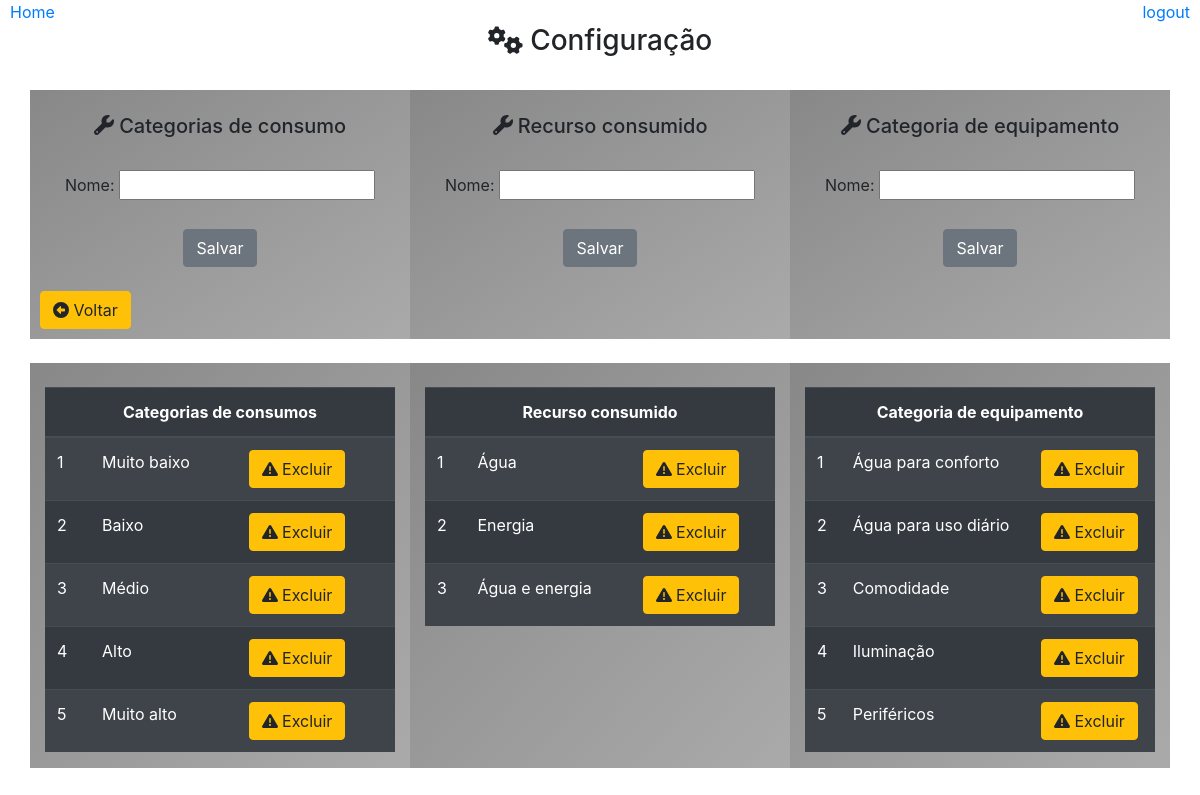
Page /configurar/ on the committed database.
### core/models.py (models this page shows)
class Categoria(models.Model):
    nome = models.CharField(max_length=30)
    class Meta:
        db_table = 'categoria'

class TipoConsumo(models.Model):
    nome = models.CharField(max_length=30)
    class Meta:
        db_table = 'tipo_consumo'

class TipoEquipamento(models.Model):
    nome = models.CharField(max_length=30)
    class Meta:
        db_table = 'tipo_equipamento'

### core/pages/configuracoes/views.py (the view)
# urls.py: path('configurar/', configurar.Configurar),
def Configurar(request):
    categorias = Categoria.objects.all()
    consumos = TipoConsumo.objects.all()
    tipoEquipamentos = TipoEquipamento.objects.all()
    dados = {
            'titulo':'Configurações',
            'categorias': categorias,
            'consumos': consumos,
            'tipoEquipamentos': tipoEquipamentos
        }
    return render(request, 'configuracoes/configurar.html', dados)

### templates/configuracoes/configurar.html
{% extends "model-page.html" %}
{% block content %}
<div align='center' class="container">
    <br>
    <h3><i class="fas fa-cogs"></i> Configuração</h3><br>
    <div class="row">
        <div class="col col-6 col-sm-6 col-md-4 col-lg-4 col-xs-4 container box-gray">
            <br>
            <h5><i class="fa fa-wrench"></i> Categorias de consumo</h5>
            <br>
            <form action="categorias/submit" method="POST"> {% csrf_token %}
                <label>Nome: </label>
                <input type="text" name="nome" maxlength="30"/> <br><br>
                <button class="btn btn-secondary" type="submit">Salvar</button>
            </form>
            <br>
            <a type="button" class="btn btn-warning"style="position: absolute; left: 10px;" href="/configurar/menu">
                <i class='fas fa-arrow-alt-circle-left'></i> Voltar
            </a>
            <br><br>
        </div>
        <div class="col col-6 col-sm-6 col-md-4 col-lg-4 col-xs-4 container box-gray">
            <br>
            <h5><i class="fa fa-wrench"></i> Recurso consumido</h5>
            <br>
            <form action="recursos/submit" method="POST"> {% csrf_token %}
                <label>Nome: </label>
                <input type="text" name="nome" maxlength="30"/> <br><br>
                <button class="btn btn-secondary" type="recursos/submit">Salvar</button>
            </form>
        </div>
        <div class="col col-6 col-sm-6 col-md-4 col-lg-4 col-xs-4 container box-gray">
            <br>
            <h5><i class="fa fa-wrench"></i> Categoria de equipamento</h5>
            <br>
            <form action="categoria/equipamento/submit" method="POST"> {% csrf_token %}
                <label>Nome: </label>
                <input type="text" name="nome" maxlength="30"/> <br><br>
                <button class="btn btn-secondary" type="submit">Salvar</button>
            </form>
        </div>
    </div><br>
    <div class="row">
        <div class="col col-6 col-sm-6 col-md-4 col-lg-4 col-xs-4 container box-gray"><br>
            <table class="table table-striped table-dark">
                <thead>
                    <tr align="center">
                      <th colspan="3">Categorias de consumos</th>
                    </tr>
                  </thead>
                {% for item in categorias %}
                    <tr>
                        <td>
                            {{item.id}}
                        </td>
                        <td>
                            {{item.nome}}
                        </td>
                        <td>
                            <a class="btn btn-warning" href="categorias/excluir/{{item.id}}/">
                                <i class="fas fa-exclamation-triangle"></i> Excluir
                            </a>
                        </td>
                    </tr>
                {% endfor %}
            </table>
        </div>
        <div class="col col-6 col-sm-6 col-md-4 col-lg-4 col-xs-4 container box-gray"><br>
            <table class="table table-striped table-dark">
                <thead>
                    <tr align="center">
                        <th colspan="3"> Recurso consumido</th>
                    </tr>
                </thead>
                {% for item in consumos %}
                    <tr>
                        <td>
                            {{item.id}}
                        </td>
                        <td>
                            {{item.nome}}
                        </td>
                        <td>
                            <a class="btn btn-warning" href="recursos/excluir/{{item.id}}/">
                                <i class="fas fa-exclamation-triangle"></i> Excluir
                            </a>
                        </td>
                    </tr>
                {% endfor %}
            </table>
        </div>
        <div class="col col-6 col-sm-6 col-md-4 col-lg-4 col-xs-4 container box-gray"><br>
            <table class="table table-striped table-dark">
                <thead>
                    <tr align="center">
                        <th colspan="3">Categoria de equipamento</th>
                    </tr>
                </thead>
                {% for item in tipoEquipamentos %}
                    <tr>
                        <td>
                            {{item.id}}
                        </td>
                        <td>
                            {{item.nome}}
                        </td>
                        <td>
                            <a class="btn btn-warning" href="categoria/equipamento/excluir/{{item.id}}/">
                                <i class="fas fa-exclamation-triangle"></i> Excluir
                            </a>
                        </td>
                    </tr>
                {% endfor %}
            </table>
        </div>
    </div>
</div>
{% endblock %}

### templates/model-page.html (shortened to what this page needs)
<!DOCTYPE html>
<html lang="en">
    <head>
        {% include 'model-header.html' %}
    </head>
    <body>
        {% load static %}
        {% block content %} {% endblock %}
    </body>
</html>

### templates/model-header.html (shortened to what this page needs)
<head>
    {% load static %}
    <link type="text/css" href="{% static 'css/all.css' %}" rel="stylesheet"/>
    <link rel="stylesheet" href="https://stackpath.bootstrapcdn.com/bootstrap/4.5.2/css/bootstrap.min.css">
    <link type="text/css" href="{% static 'css/style.css' %}" rel="stylesheet"/>
    {% if request.get_full_path != '/home/' %}
        <a style="position: fixed; left: 10px;" href="/home/">Home</a>
    {% endif %}
    {% if titulo != 'Login' %}
        <a style="position: fixed; right: 10px;" href="/logout">logout</a>
    {% endif %}
</head>

### static/css/all.css (style rules this page uses)
.fa-wrench:before { content: "\f0ad"; }

### static/css/style.css (style rules this page uses)
.box-gray { background-image: linear-gradient(to bottom right, #888888, #AAAAAA ); }

### rows in the picture
Categoria: id "1", nome "Muito baixo"
Categoria: id "2", nome "Baixo"
Categoria: id "3", nome "Médio"
Categoria: id "4", nome "Alto"
Categoria: id "5", nome "Muito alto"
TipoConsumo: id "1", nome "Água"
TipoConsumo: id "2", nome "Energia"
TipoConsumo: id "3", nome "Água e energia"
TipoEquipamento: id "1", nome "Água para conforto"
TipoEquipamento: id "2", nome "Água para uso diário"
TipoEquipamento: id "3", nome "Comodidade"
TipoEquipamento: id "4", nome "Iluminação"
TipoEquipamento: id "5", nome "Periféricos"
